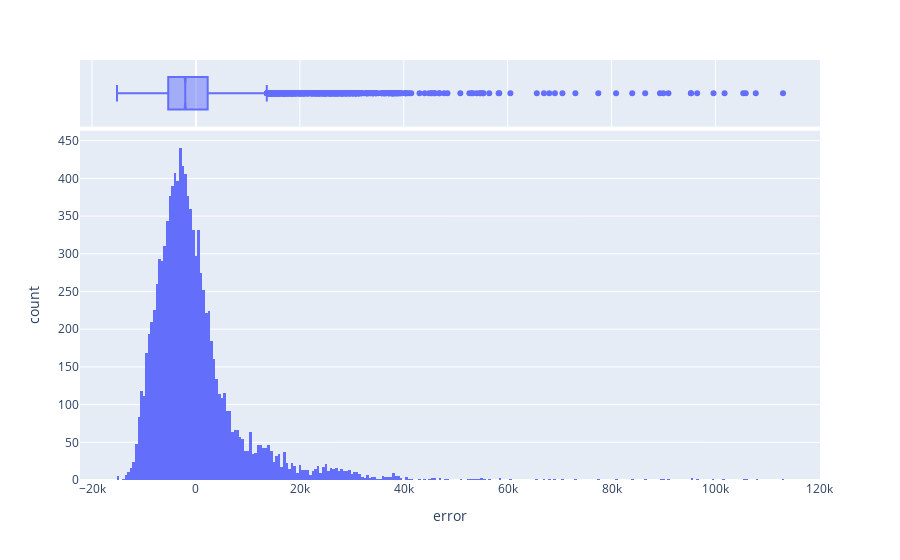

The code cell stored with this chart in its notebook:
### Code cell
fig = px.histogram(audi, x='error', marginal='box')
fig.show()

### Figure 1 — Plotly figure (JSON) as saved in the notebook; plotly's stock layout.template omitted (floating-point values rounded to 4 significant figures; data arrays with more than 128 entries replaced by an {"elided": "..."} marker saying what was removed)
{"data": [{"alignmentgroup": "True", "bingroup": "x", "hovertemplate": "error=%{x}<br>count=%{y}<extra></extra>", "legendgroup": "", "marker": {"color": "#636efa", "pattern": {"shape": ""}}, "name": "", "offsetgroup": "", "orientation": "v", "showlegend": false, "type": "histogram", "x": {"elided": "10668 float values"}, "xaxis": "x", "yaxis": "y"}, {"alignmentgroup": "True", "hovertemplate": "error=%{x}<extra></extra>", "legendgroup": "", "marker": {"color": "#636efa"}, "name": "", "notched": true, "offsetgroup": "", "showlegend": false, "type": "box", "x": {"elided": "10668 float values"}, "xaxis": "x2", "yaxis": "y2"}], "layout": {"barmode": "relative", "legend": {"tracegroupgap": 0}, "margin": {"t": 60}, "xaxis": {"anchor": "y", "domain": [0, 1], "title": {"text": "error"}}, "xaxis2": {"anchor": "y2", "domain": [0, 1], "matches": "x", "showgrid": true, "showticklabels": false}, "yaxis": {"anchor": "x", "domain": [0, 0.8316], "title": {"text": "count"}}, "yaxis2": {"anchor": "x2", "domain": [0.8416, 1], "matches": "y2", "showgrid": false, "showline": false, "showticklabels": false, "ticks": ""}}}
